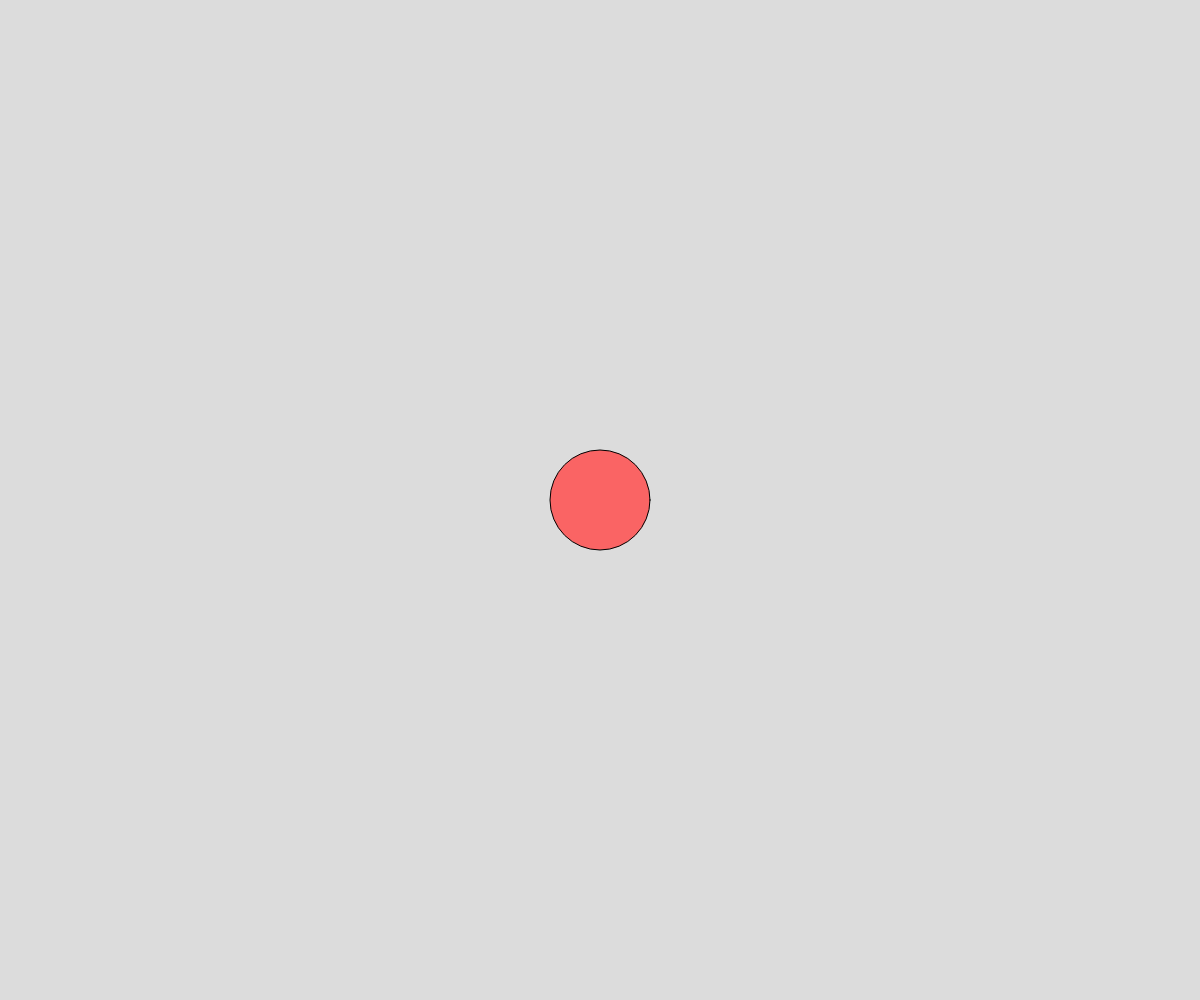
Frame 1 (no input)
Frame 60 (no input): identical to frame 1, image omitted
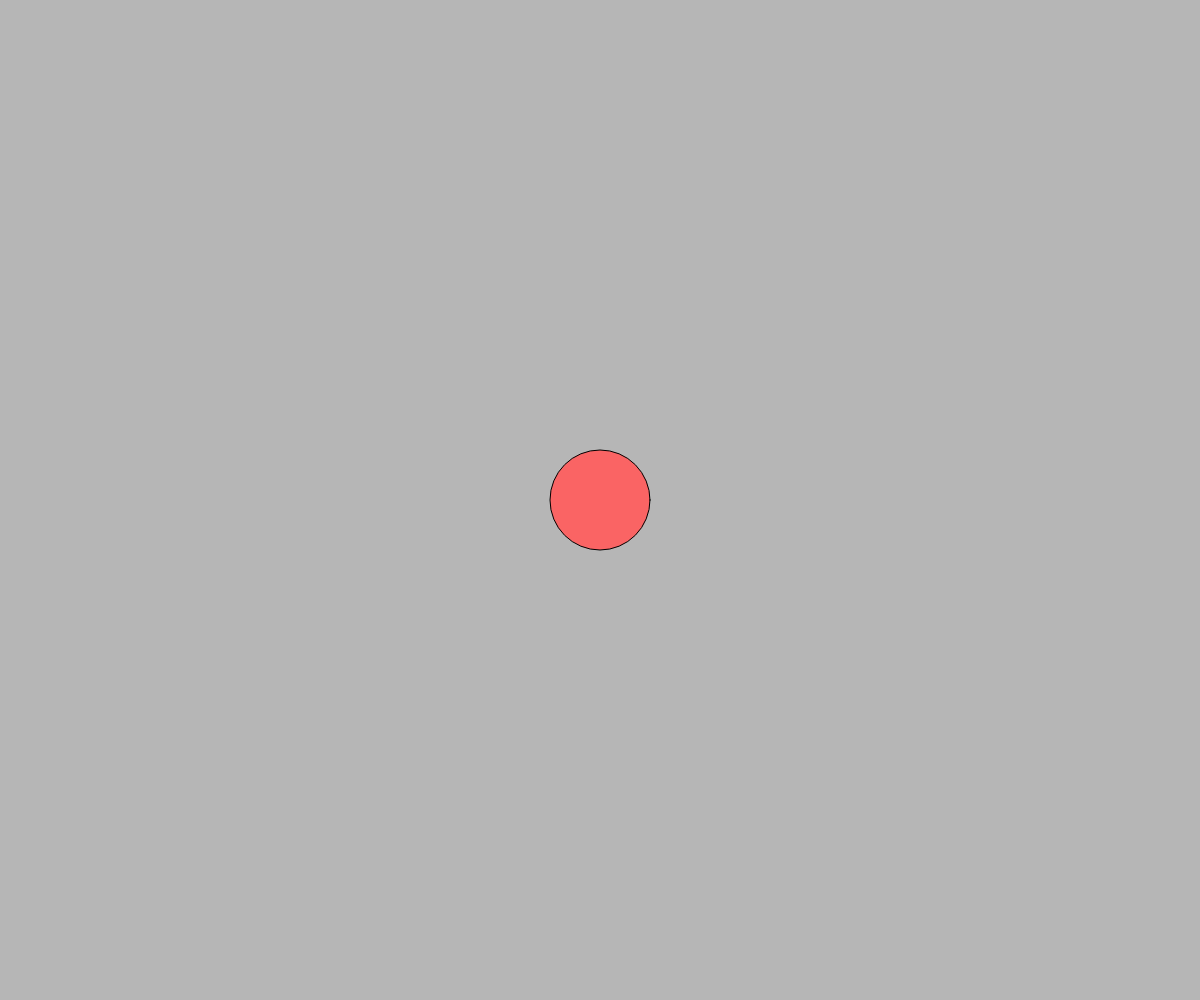
Frame 120 (the mouse pressed at the canvas centre since frame 60)

The p5.js sketch that drew these frames (run headless with seeded random() and noise() and a simulated clock; from frame 60 on, the mouse is pressed at the canvas centre):

// p5.js sketch
// ── sketch.js
let bgColor = 220;

function setup() {
  createCanvas(windowWidth, windowHeight);
}

function draw() {
  background(bgColor);
  fill(250, 100, 100);
  circle(width / 2, height / 2, 100);
}

function mousePressed() {
  bgColor = random(255);
}
